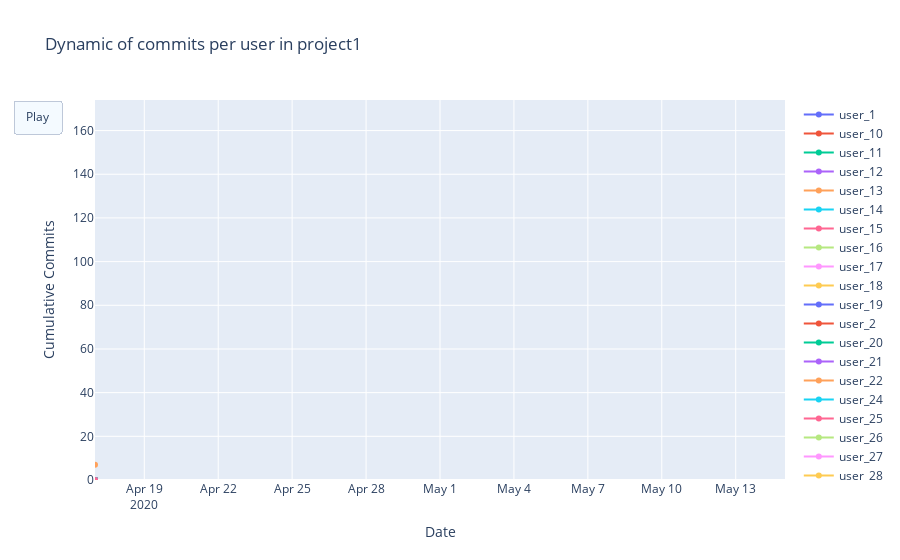

The code cell stored with this chart in its notebook:
### Code cell
fig = go.Figure(
    data=initial_data,
    layout=go.Layout(
        title="Dynamic of commits per user in project1",
        xaxis=dict(title='Date', range=[min(dates), max(dates)]),
        yaxis=dict(title='Cumulative Commits', range=[0, df_grouped.max().max() + 10]),
        updatemenus=[{
            "type": "buttons",
            "buttons": [{
                "label": "Play",
                "method": "animate",
                "args": [None, {"frame": {"duration": 200, "redraw": True}, "fromcurrent": True}]
            }]
        }]
    ),
    frames=frames
)

fig.show()

### Figure 1 — Plotly figure (JSON) as saved in the notebook; plotly's stock layout.template omitted (floating-point values rounded to 4 significant figures)
{"data": [{"mode": "lines+markers", "name": "user_1", "type": "scatter", "x": ["2020-04-17"], "y": [0]}, {"mode": "lines+markers", "name": "user_10", "type": "scatter", "x": ["2020-04-17"], "y": [0]}, {"mode": "lines+markers", "name": "user_11", "type": "scatter", "x": ["2020-04-17"], "y": [0]}, {"mode": "lines+markers", "name": "user_12", "type": "scatter", "x": ["2020-04-17"], "y": [0]}, {"mode": "lines+markers", "name": "user_13", "type": "scatter", "x": ["2020-04-17"], "y": [0]}, {"mode": "lines+markers", "name": "user_14", "type": "scatter", "x": ["2020-04-17"], "y": [0]}, {"mode": "lines+markers", "name": "user_15", "type": "scatter", "x": ["2020-04-17"], "y": [0]}, {"mode": "lines+markers", "name": "user_16", "type": "scatter", "x": ["2020-04-17"], "y": [0]}, {"mode": "lines+markers", "name": "user_17", "type": "scatter", "x": ["2020-04-17"], "y": [0]}, {"mode": "lines+markers", "name": "user_18", "type": "scatter", "x": ["2020-04-17"], "y": [0]}, {"mode": "lines+markers", "name": "user_19", "type": "scatter", "x": ["2020-04-17"], "y": [0]}, {"mode": "lines+markers", "name": "user_2", "type": "scatter", "x": ["2020-04-17"], "y": [0]}, {"mode": "lines+markers", "name": "user_20", "type": "scatter", "x": ["2020-04-17"], "y": [0]}, {"mode": "lines+markers", "name": "user_21", "type": "scatter", "x": ["2020-04-17"], "y": [0]}, {"mode": "lines+markers", "name": "user_22", "type": "scatter", "x": ["2020-04-17"], "y": [0]}, {"mode": "lines+markers", "name": "user_24", "type": "scatter", "x": ["2020-04-17"], "y": [0]}, {"mode": "lines+markers", "name": "user_25", "type": "scatter", "x": ["2020-04-17"], "y": [0]}, {"mode": "lines+markers", "name": "user_26", "type": "scatter", "x": ["2020-04-17"], "y": [0]}, {"mode": "lines+markers", "name": "user_27", "type": "scatter", "x": ["2020-04-17"], "y": [0]}, {"mode": "lines+markers", "name": "user_28", "type": "scatter", "x": ["2020-04-17"], "y": [0]}, {"mode": "lines+markers", "name": "user_29", "type": "scatter", "x": ["2020-04-17"], "y": [0]}, {"mode": "lines+markers", "name": "user_3", "type": "scatter", "x": ["2020-04-17"], "y": [0]}, {"mode": "lines+markers", "name": "user_30", "type": "scatter", "x": ["2020-04-17"], "y": [0]}, {"mode": "lines+markers", "name": "user_31", "type": "scatter", "x": ["2020-04-17"], "y": [0]}, {"mode": "lines+markers", "name": "user_4", "type": "scatter", "x": ["2020-04-17"], "y": [7]}, {"mode": "lines+markers", "name": "user_6", "type": "scatter", "x": ["2020-04-17"], "y": [0]}, {"mode": "lines+markers", "name": "user_8", "type": "scatter", "x": ["2020-04-17"], "y": [0]}], "layout": {"title": {"text": "Dynamic of commits per user in project1"}, "updatemenus": [{"buttons": [{"args": [null, {"frame": {"duration": 200, "redraw": true}, "fromcurrent": true}], "label": "Play", "method": "animate"}], "type": "buttons"}], "xaxis": {"range": ["2020-04-17", "2020-05-15"], "title": {"text": "Date"}}, "yaxis": {"range": [0, 174], "title": {"text": "Cumulative Commits"}}}}
